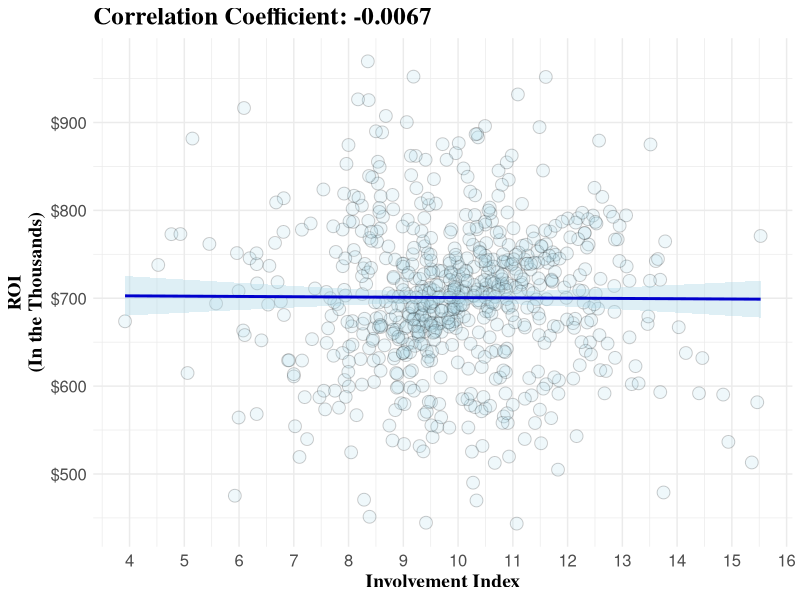
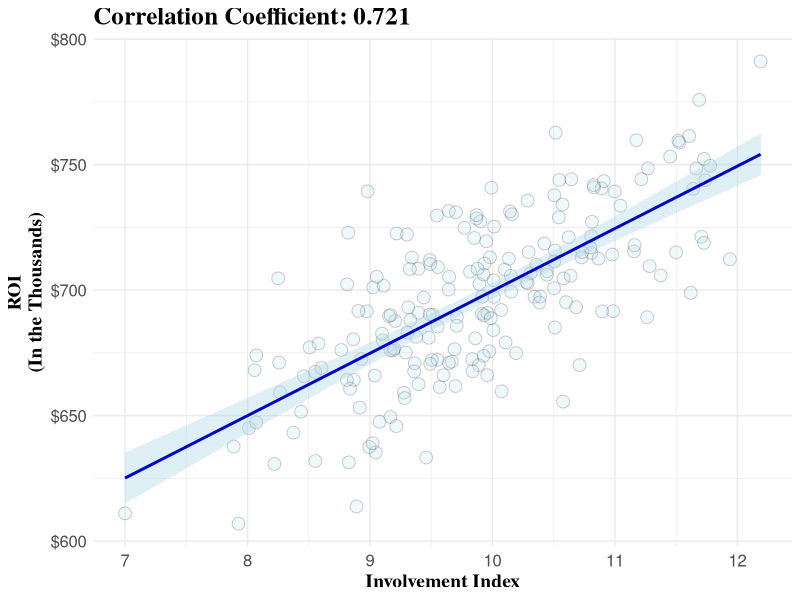
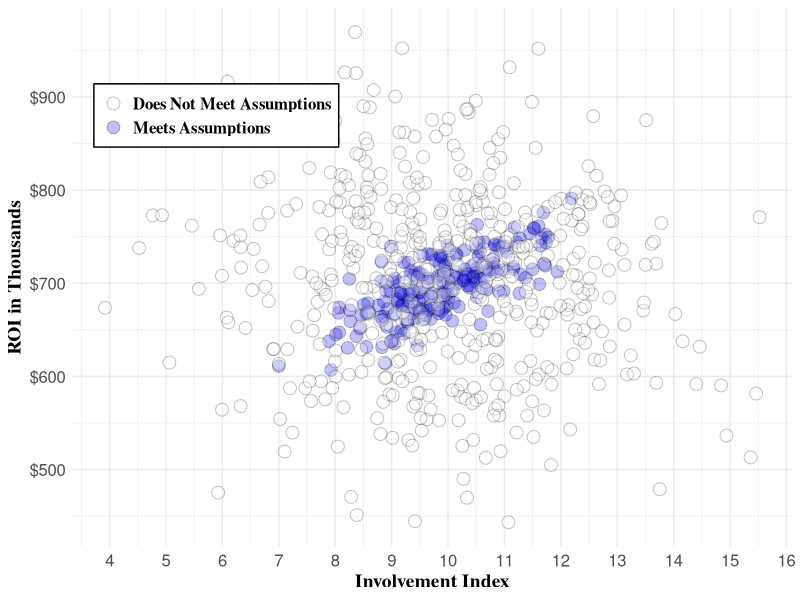

These charts were generated, in order, by the following R code:
## ---- chunk 1
knitr::opts_chunk$set(echo = TRUE)

# Generating correlated data with mvrnorm() from the MASS library
library(MASS)
library(tidyverse)

# Sample Means
mu <- c(10,700)

# Define our covariance matrix
Sigma <- matrix(c(1,25,25,1155), nrow=2, ncol=2)

# create both variables with 100 samples
set.seed(9)
vars <- mvrnorm(n=200, mu=mu, Sigma=Sigma)

df <- data.frame(Index = vars[,1], ROI = vars[,2], Group = "Meets Assumptions")

set.seed(9)
df <- rbind(df,data.frame(
  Index = rnorm(500, 10, 2),
  ROI = rnorm(500, 700, 100),
  Group = "Does Not Meet Assumptions"
))
## ---- chunk 2
# All data
df %>%
  ggplot(aes(x = Index, y = ROI)) +
  geom_point(size = 4, pch = 21, color = "black", alpha = 0.2, fill = "lightblue2")+
  scale_y_continuous(name = "ROI\n(In the Thousands)", labels = scales::dollar)+
  scale_x_continuous(name = "Involvement Index", breaks = seq(3,16,1))+
  geom_smooth(method = 'lm', fill = "lightblue", color = "blue3")+
  ggtitle(paste0("Correlation Coefficient: ",round(cor(df$Index,df$ROI),4)))+
  theme_minimal()+
  theme(plot.title = element_text(family = "serif",face = "bold", size = 18),
        axis.text.x = element_text(size = 12),
        axis.text.y = element_text(size = 12),
        axis.title.x = element_text(family = "serif",face = "bold", size = 14),
        axis.title.y = element_text(family = "serif",face = "bold", size = 14),
        legend.background = element_rect(colour = "black"),
        legend.title = element_text(face = "bold"),
        legend.position = c(0.25,0.6))
## ---- chunk 3
# Assumptions Met
df %>%
  filter(Group == 'Meets Assumptions') %>%
  ggplot(aes(x = Index, y = ROI)) +
  geom_point(size = 4, pch = 21, color = "black", alpha = 0.2, fill = "lightblue2")+
  scale_y_continuous(name = "ROI\n(In the Thousands)", labels = scales::dollar)+
  scale_x_continuous(name = "Involvement Index", breaks = seq(3,16,1))+
  geom_smooth(method = 'lm', fill = "lightblue", color = "blue3")+
  ggtitle(paste0("Correlation Coefficient: ",round(cor(df$Index[df$Group == 'Meets Assumptions'],df$ROI[df$Group == 'Meets Assumptions']),4)))+
  theme_minimal()+
  theme(plot.title = element_text(family = "serif",face = "bold", size = 18),
        axis.text.x = element_text(size = 12),
        axis.text.y = element_text(size = 12),
        axis.title.x = element_text(family = "serif",face = "bold", size = 14),
        axis.title.y = element_text(family = "serif",face = "bold", size = 14),
        legend.background = element_rect(colour = "black"),
        legend.title = element_text(face = "bold"),
        legend.position = c(0.25,0.6))
## ---- chunk 4
# Combined plot
df %>%
  ggplot(aes(x = Index, y = ROI, fill = Group)) +
  geom_point(size = 4, pch = 21, color = "black", alpha = 0.25)+
  scale_fill_manual(values = c("white", "blue2"))+
  scale_x_continuous(name = "Involvement Index", breaks = seq(3,16,1)) +
  scale_y_continuous(name = "ROI in Thousands", labels = scales::dollar)+
  theme_minimal()+
  theme(plot.title = element_text(family = "serif",face = "bold", size = 18),
        axis.text.x = element_text(size = 12),
        axis.text.y = element_text(size = 12),
        axis.title.x = element_text(family = "serif",face = "bold", size = 14),
        axis.title.y = element_text(family = "serif",face = "bold", size = 14),
        legend.background = element_rect(colour = "black"),
        legend.text = element_text(family = "serif",face = "bold", size = 12),
        legend.title = element_blank(),
        legend.position = c(0.2,0.8))
